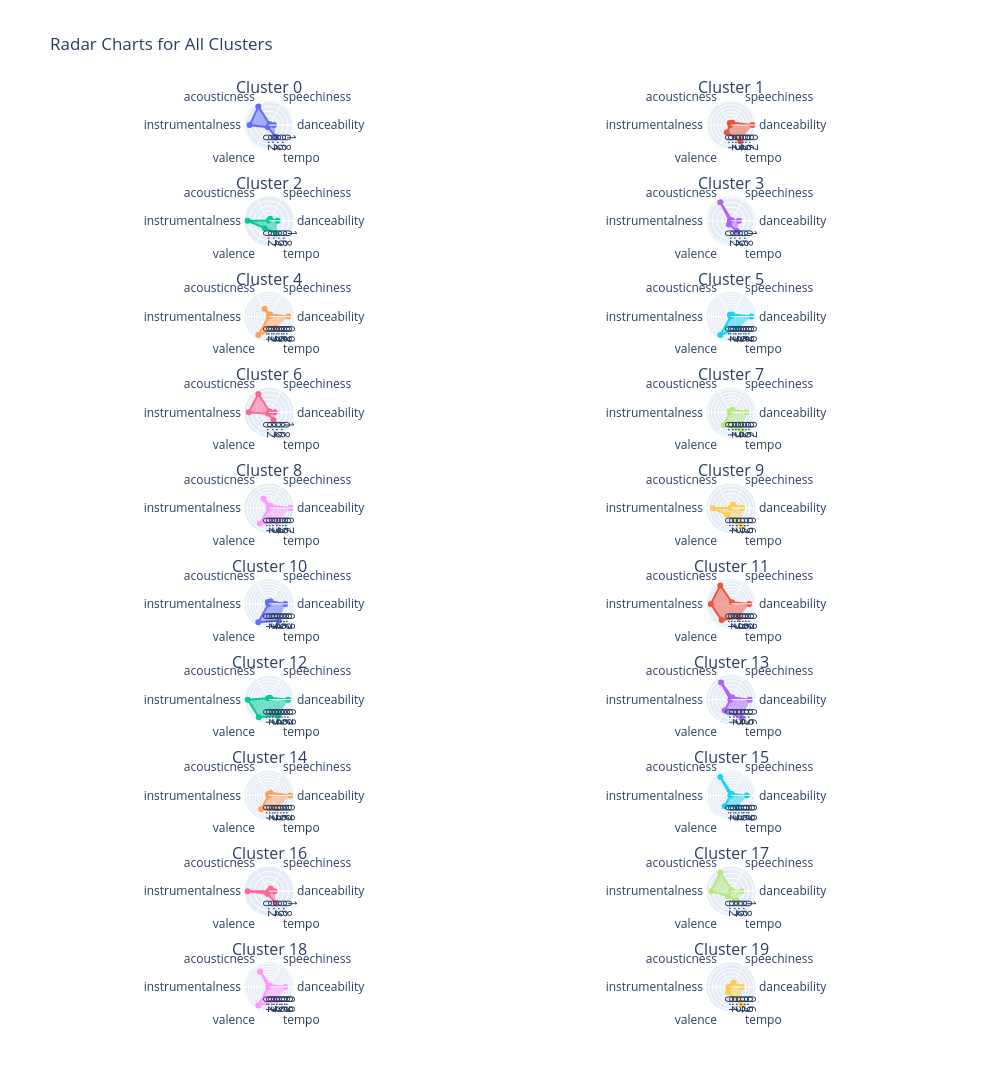

Notebook source saved alongside this figure:
### Code cell
from plotly.subplots import make_subplots
import plotly.graph_objects as go
import math
import kaleido

clusters = sorted(merged_playlist_df2['cluster'].unique())
n_clusters = len(clusters)

rows = 10
cols = 2

fig = make_subplots(
    rows=rows,
    cols=cols,
    specs=[[{'type': 'polar'} for c in range(cols)] for r in range(rows)],
    subplot_titles=[f"Cluster {c}" for c in clusters]
)

categories = merged_playlist_df2.columns
cluster_means = merged_playlist_df2.groupby("cluster").mean()

# Add each cluster to its subplot
row = col = 1
for cluster in clusters:
    means = cluster_means.loc[cluster]

    fig.add_trace(
        go.Scatterpolar(
            r=means,
            theta=categories,
            fill='toself',
            name=f"Cluster {cluster}",
        ),
        row=row,
        col=col
    )

    col += 1
    if col > cols:
        col = 1
        row += 1

fig.update_layout(
    height=500*rows,
    width=500*cols,
    title_text="Radar Charts for All Clusters",
    showlegend=False
)

fig.show()

### Figure 1 — Plotly figure (JSON) as saved in the notebook; plotly's stock layout.template omitted (floating-point values rounded to 4 significant figures)
{"data": [{"fill": "toself", "name": "Cluster 0", "r": [0.211, 0.04712, 0.9064, 0.8262, 0.1056, 0.5958], "subplot": "polar", "theta": ["danceability", "speechiness", "acousticness", "instrumentalness", "valence", "tempo", "cluster"], "type": "scatterpolar"}, {"fill": "toself", "name": "Cluster 1", "r": [0.6296, 0.08243, 0.07285, 0.01683, 0.2531, 0.5473], "subplot": "polar2", "theta": ["danceability", "speechiness", "acousticness", "instrumentalness", "valence", "tempo", "cluster"], "type": "scatterpolar"}, {"fill": "toself", "name": "Cluster 2", "r": [0.3496, 0.09202, 0.01454, 0.8549, 0.3406, 0.5833], "subplot": "polar3", "theta": ["danceability", "speechiness", "acousticness", "instrumentalness", "valence", "tempo", "cluster"], "type": "scatterpolar"}, {"fill": "toself", "name": "Cluster 3", "r": [0.3447, 0.04644, 0.9212, 0.04704, 0.1805, 0.5081], "subplot": "polar4", "theta": ["danceability", "speechiness", "acousticness", "instrumentalness", "valence", "tempo", "cluster"], "type": "scatterpolar"}, {"fill": "toself", "name": "Cluster 4", "r": [0.7736, 0.1009, 0.3602, 0.007362, 0.8479, 0.526], "subplot": "polar5", "theta": ["danceability", "speechiness", "acousticness", "instrumentalness", "valence", "tempo", "cluster"], "type": "scatterpolar"}, {"fill": "toself", "name": "Cluster 5", "r": [0.8057, 0.09218, 0.08211, 0.008888, 0.8462, 0.5374], "subplot": "polar6", "theta": ["danceability", "speechiness", "acousticness", "instrumentalness", "valence", "tempo", "cluster"], "type": "scatterpolar"}, {"fill": "toself", "name": "Cluster 6", "r": [0.2663, 0.04746, 0.967, 0.9181, 0.07819, 0.4013], "subplot": "polar7", "theta": ["danceability", "speechiness", "acousticness", "instrumentalness", "valence", "tempo", "cluster"], "type": "scatterpolar"}, {"fill": "toself", "name": "Cluster 7", "r": [0.4649, 0.09833, 0.04286, 0.0266, 0.4378, 0.646], "subplot": "polar8", "theta": ["danceability", "speechiness", "acousticness", "instrumentalness", "valence", "tempo", "cluster"], "type": "scatterpolar"}, {"fill": "toself", "name": "Cluster 8", "r": [0.6774, 0.09249, 0.3467, 0.00903, 0.5663, 0.5147], "subplot": "polar9", "theta": ["danceability", "speechiness", "acousticness", "instrumentalness", "valence", "tempo", "cluster"], "type": "scatterpolar"}, {"fill": "toself", "name": "Cluster 9", "r": [0.3047, 0.113, 0.01381, 0.4827, 0.2085, 0.5692], "subplot": "polar10", "theta": ["danceability", "speechiness", "acousticness", "instrumentalness", "valence", "tempo", "cluster"], "type": "scatterpolar"}, {"fill": "toself", "name": "Cluster 10", "r": [0.5748, 0.11, 0.07884, 0.01901, 0.7546, 0.6923], "subplot": "polar11", "theta": ["danceability", "speechiness", "acousticness", "instrumentalness", "valence", "tempo", "cluster"], "type": "scatterpolar"}, {"fill": "toself", "name": "Cluster 11", "r": [0.6344, 0.06381, 0.7389, 0.7005, 0.6466, 0.5403], "subplot": "polar12", "theta": ["danceability", "speechiness", "acousticness", "instrumentalness", "valence", "tempo", "cluster"], "type": "scatterpolar"}, {"fill": "toself", "name": "Cluster 12", "r": [0.6382, 0.07049, 0.05674, 0.7097, 0.676, 0.616], "subplot": "polar13", "theta": ["danceability", "speechiness", "acousticness", "instrumentalness", "valence", "tempo", "cluster"], "type": "scatterpolar"}, {"fill": "toself", "name": "Cluster 13", "r": [0.5008, 0.06541, 0.5296, 0.01819, 0.3359, 0.5677], "subplot": "polar14", "theta": ["danceability", "speechiness", "acousticness", "instrumentalness", "valence", "tempo", "cluster"], "type": "scatterpolar"}, {"fill": "toself", "name": "Cluster 14", "r": [0.7526, 0.1056, 0.06108, 0.0114, 0.5627, 0.5209], "subplot": "polar15", "theta": ["danceability", "speechiness", "acousticness", "instrumentalness", "valence", "tempo", "cluster"], "type": "scatterpolar"}, {"fill": "toself", "name": "Cluster 15", "r": [0.6055, 0.06311, 0.8191, 0.02467, 0.4842, 0.5161], "subplot": "polar16", "theta": ["danceability", "speechiness", "acousticness", "instrumentalness", "valence", "tempo", "cluster"], "type": "scatterpolar"}, {"fill": "toself", "name": "Cluster 16", "r": [0.2258, 0.1282, 0.009615, 0.8663, 0.1277, 0.552], "subplot": "polar17", "theta": ["danceability", "speechiness", "acousticness", "instrumentalness", "valence", "tempo", "cluster"], "type": "scatterpolar"}, {"fill": "toself", "name": "Cluster 17", "r": [0.4721, 0.05405, 0.955, 0.8858, 0.2614, 0.4989], "subplot": "polar18", "theta": ["danceability", "speechiness", "acousticness", "instrumentalness", "valence", "tempo", "cluster"], "type": "scatterpolar"}, {"fill": "toself", "name": "Cluster 18", "r": [0.6328, 0.07445, 0.6932, 0.02118, 0.8246, 0.6022], "subplot": "polar19", "theta": ["danceability", "speechiness", "acousticness", "instrumentalness", "valence", "tempo", "cluster"], "type": "scatterpolar"}, {"fill": "toself", "name": "Cluster 19", "r": [0.2908, 0.1372, 0.01222, 0.06529, 0.1547, 0.57], "subplot": "polar20", "theta": ["danceability", "speechiness", "acousticness", "instrumentalness", "valence", "tempo", "cluster"], "type": "scatterpolar"}], "layout": {"annotations": [{"font": {"size": 16}, "showarrow": false, "text": "Cluster 0", "x": 0.225, "xanchor": "center", "xref": "paper", "y": 1, "yanchor": "bottom", "yref": "paper"}, {"font": {"size": 16}, "showarrow": false, "text": "Cluster 1", "x": 0.775, "xanchor": "center", "xref": "paper", "y": 1, "yanchor": "bottom", "yref": "paper"}, {"font": {"size": 16}, "showarrow": false, "text": "Cluster 2", "x": 0.225, "xanchor": "center", "xref": "paper", "y": 0.895, "yanchor": "bottom", "yref": "paper"}, {"font": {"size": 16}, "showarrow": false, "text": "Cluster 3", "x": 0.775, "xanchor": "center", "xref": "paper", "y": 0.895, "yanchor": "bottom", "yref": "paper"}, {"font": {"size": 16}, "showarrow": false, "text": "Cluster 4", "x": 0.225, "xanchor": "center", "xref": "paper", "y": 0.79, "yanchor": "bottom", "yref": "paper"}, {"font": {"size": 16}, "showarrow": false, "text": "Cluster 5", "x": 0.775, "xanchor": "center", "xref": "paper", "y": 0.79, "yanchor": "bottom", "yref": "paper"}, {"font": {"size": 16}, "showarrow": false, "text": "Cluster 6", "x": 0.225, "xanchor": "center", "xref": "paper", "y": 0.685, "yanchor": "bottom", "yref": "paper"}, {"font": {"size": 16}, "showarrow": false, "text": "Cluster 7", "x": 0.775, "xanchor": "center", "xref": "paper", "y": 0.685, "yanchor": "bottom", "yref": "paper"}, {"font": {"size": 16}, "showarrow": false, "text": "Cluster 8", "x": 0.225, "xanchor": "center", "xref": "paper", "y": 0.58, "yanchor": "bottom", "yref": "paper"}, {"font": {"size": 16}, "showarrow": false, "text": "Cluster 9", "x": 0.775, "xanchor": "center", "xref": "paper", "y": 0.58, "yanchor": "bottom", "yref": "paper"}, {"font": {"size": 16}, "showarrow": false, "text": "Cluster 10", "x": 0.225, "xanchor": "center", "xref": "paper", "y": 0.475, "yanchor": "bottom", "yref": "paper"}, {"font": {"size": 16}, "showarrow": false, "text": "Cluster 11", "x": 0.775, "xanchor": "center", "xref": "paper", "y": 0.475, "yanchor": "bottom", "yref": "paper"}, {"font": {"size": 16}, "showarrow": false, "text": "Cluster 12", "x": 0.225, "xanchor": "center", "xref": "paper", "y": 0.37, "yanchor": "bottom", "yref": "paper"}, {"font": {"size": 16}, "showarrow": false, "text": "Cluster 13", "x": 0.775, "xanchor": "center", "xref": "paper", "y": 0.37, "yanchor": "bottom", "yref": "paper"}, {"font": {"size": 16}, "showarrow": false, "text": "Cluster 14", "x": 0.225, "xanchor": "center", "xref": "paper", "y": 0.265, "yanchor": "bottom", "yref": "paper"}, {"font": {"size": 16}, "showarrow": false, "text": "Cluster 15", "x": 0.775, "xanchor": "center", "xref": "paper", "y": 0.265, "yanchor": "bottom", "yref": "paper"}, {"font": {"size": 16}, "showarrow": false, "text": "Cluster 16", "x": 0.225, "xanchor": "center", "xref": "paper", "y": 0.16, "yanchor": "bottom", "yref": "paper"}, {"font": {"size": 16}, "showarrow": false, "text": "Cluster 17", "x": 0.775, "xanchor": "center", "xref": "paper", "y": 0.16, "yanchor": "bottom", "yref": "paper"}, {"font": {"size": 16}, "showarrow": false, "text": "Cluster 18", "x": 0.225, "xanchor": "center", "xref": "paper", "y": 0.055, "yanchor": "bottom", "yref": "paper"}, {"font": {"size": 16}, "showarrow": false, "text": "Cluster 19", "x": 0.775, "xanchor": "center", "xref": "paper", "y": 0.055, "yanchor": "bottom", "yref": "paper"}], "height": 5000, "polar": {"domain": {"x": [0, 0.45], "y": [0.945, 1]}}, "polar10": {"domain": {"x": [0.55, 1], "y": [0.525, 0.58]}}, "polar11": {"domain": {"x": [0, 0.45], "y": [0.42, 0.475]}}, "polar12": {"domain": {"x": [0.55, 1], "y": [0.42, 0.475]}}, "polar13": {"domain": {"x": [0, 0.45], "y": [0.315, 0.37]}}, "polar14": {"domain": {"x": [0.55, 1], "y": [0.315, 0.37]}}, "polar15": {"domain": {"x": [0, 0.45], "y": [0.21, 0.265]}}, "polar16": {"domain": {"x": [0.55, 1], "y": [0.21, 0.265]}}, "polar17": {"domain": {"x": [0, 0.45], "y": [0.105, 0.16]}}, "polar18": {"domain": {"x": [0.55, 1], "y": [0.105, 0.16]}}, "polar19": {"domain": {"x": [0, 0.45], "y": [0, 0.055]}}, "polar2": {"domain": {"x": [0.55, 1], "y": [0.945, 1]}}, "polar20": {"domain": {"x": [0.55, 1], "y": [0, 0.055]}}, "polar3": {"domain": {"x": [0, 0.45], "y": [0.84, 0.895]}}, "polar4": {"domain": {"x": [0.55, 1], "y": [0.84, 0.895]}}, "polar5": {"domain": {"x": [0, 0.45], "y": [0.735, 0.79]}}, "polar6": {"domain": {"x": [0.55, 1], "y": [0.735, 0.79]}}, "polar7": {"domain": {"x": [0, 0.45], "y": [0.63, 0.685]}}, "polar8": {"domain": {"x": [0.55, 1], "y": [0.63, 0.685]}}, "polar9": {"domain": {"x": [0, 0.45], "y": [0.525, 0.58]}}, "showlegend": false, "title": {"text": "Radar Charts for All Clusters"}, "width": 1000}}
